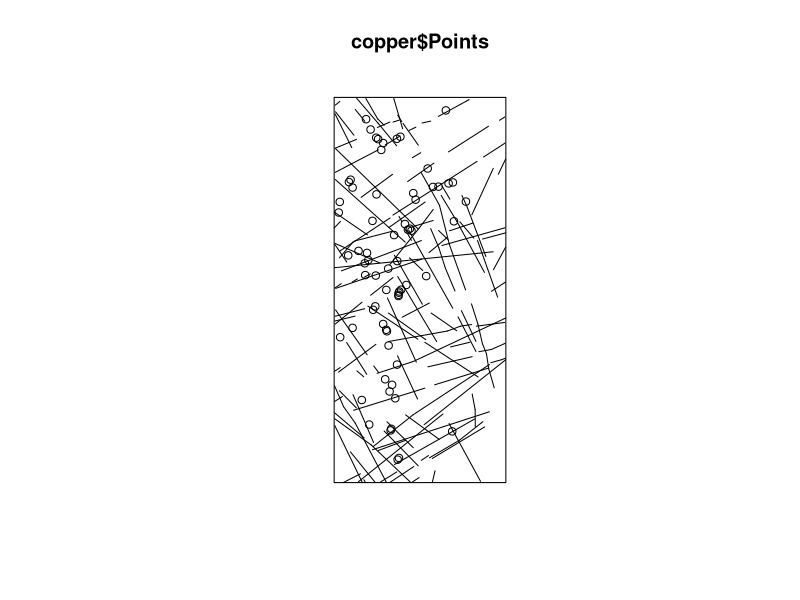
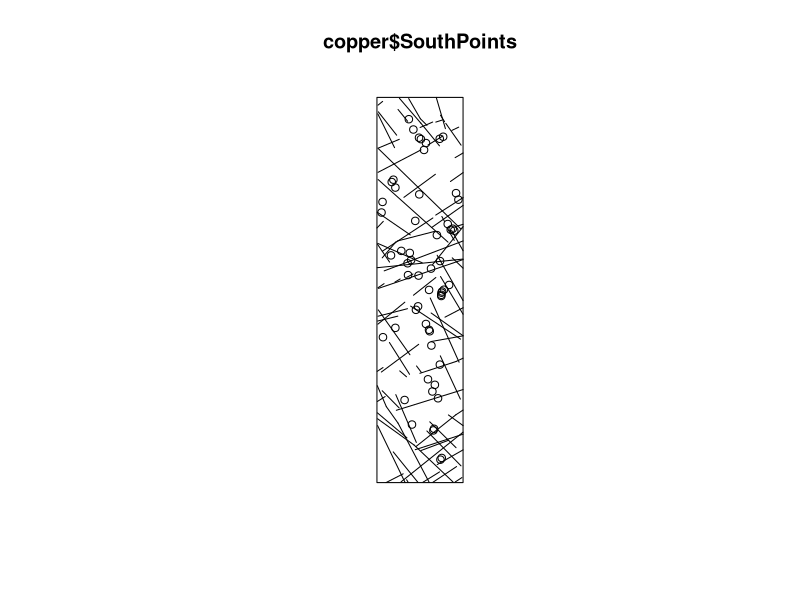

Generate these figures, in order, with R:
library(spatstat.data)


### Name: copper
### Title: Berman-Huntington points and lines data
### Aliases: copper
### Keywords: datasets spatial

### ** Examples


  data(copper)

  if(require(spatstat)) {

  # Plot full dataset

  plot(copper$Points)
  plot(copper$Lines, add=TRUE)

  # Plot southern half of data
  plot(copper$SouthPoints)
  plot(copper$SouthLines, add=TRUE)

  ## Not run: 
##D     Z <- distmap(copper$SouthLines)
##D     plot(Z)
##D     X <- copper$SouthPoints
##D     ppm(X, ~D, covariates=list(D=Z))
##D   
## End(Not run)
  }
